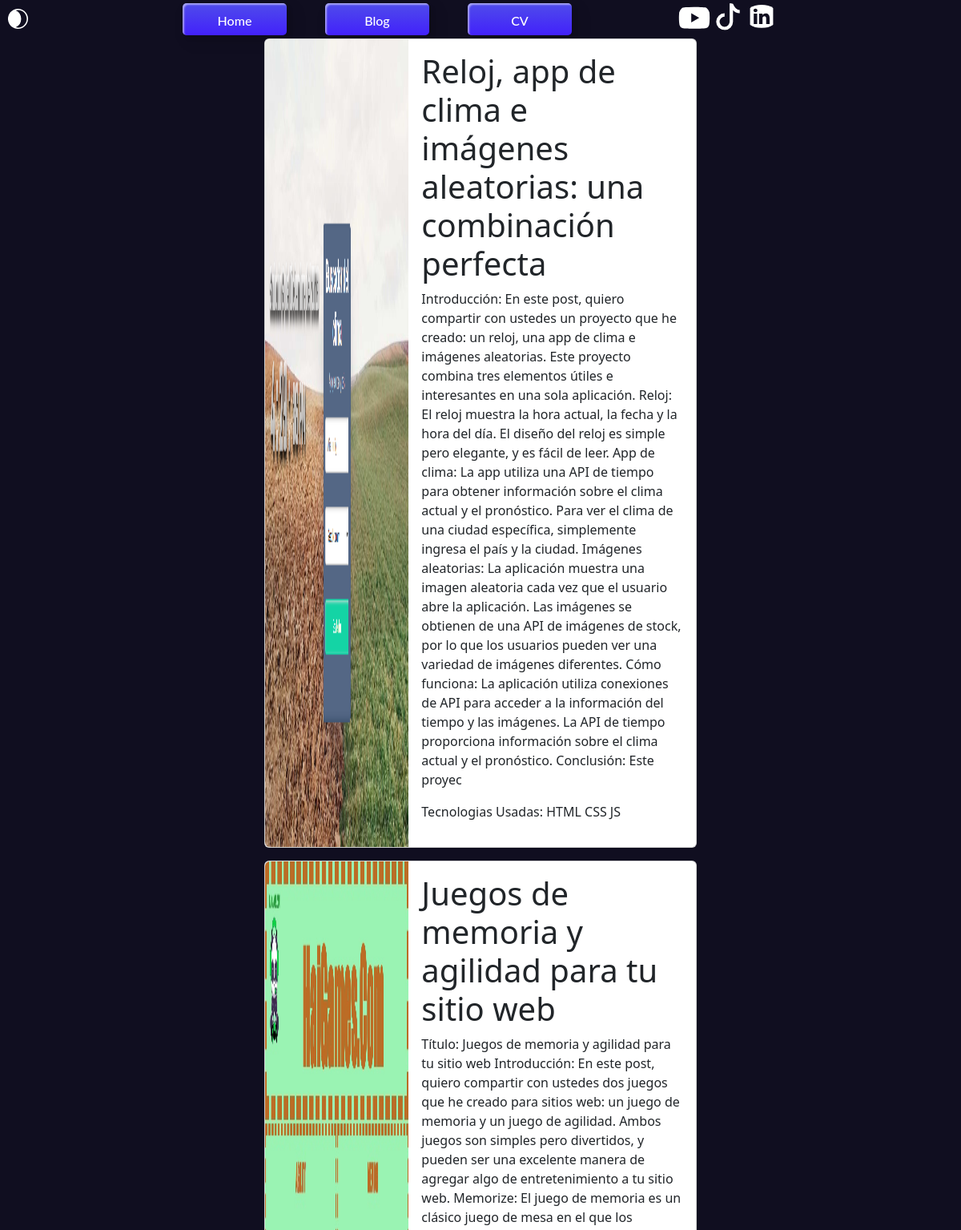
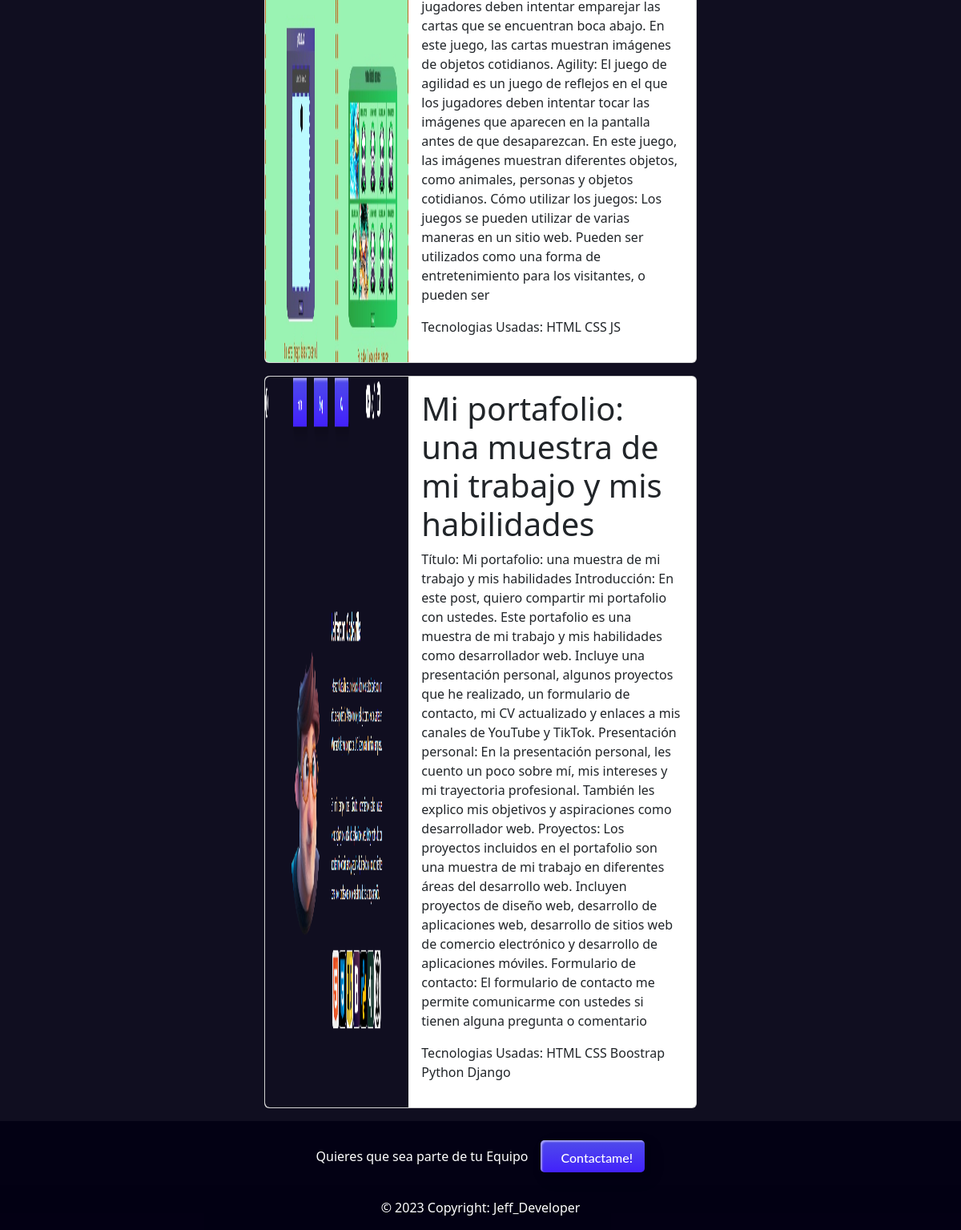
/blog/, run on an earlier commit of the app's database (2 pictures, top to bottom).
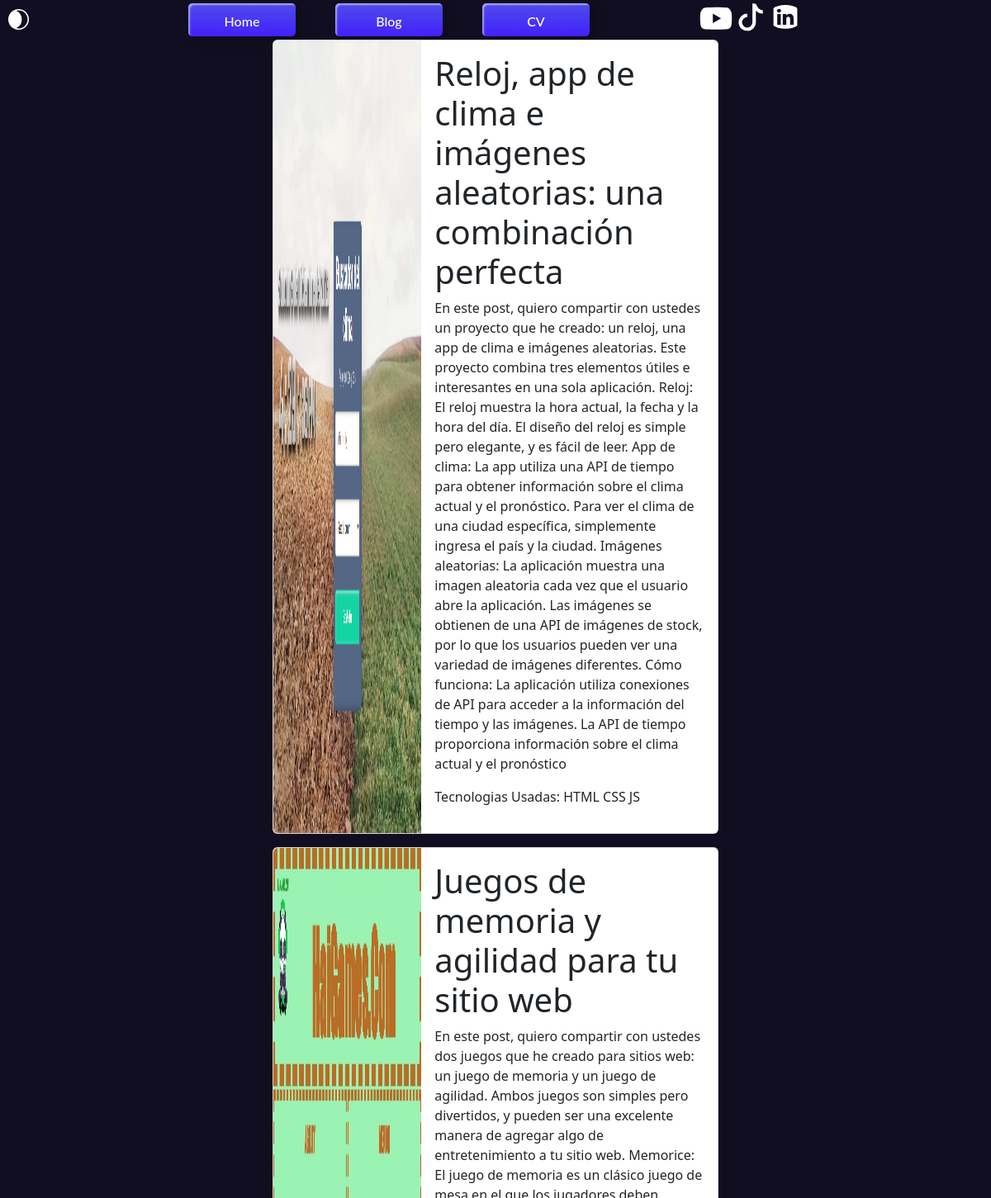
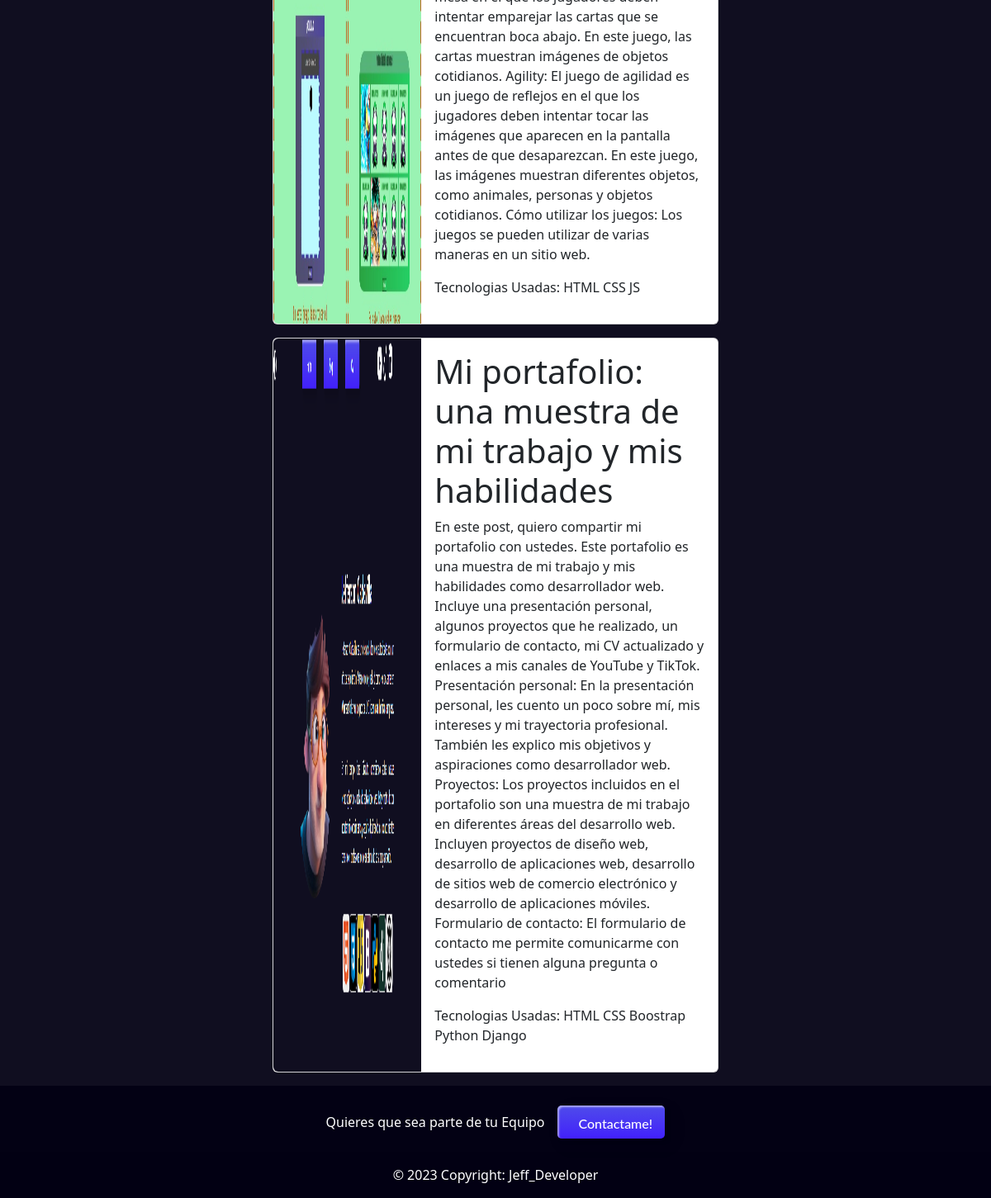
And on a later commit of the database (2 pictures, top to bottom).
### blog/models.py (models this page shows, shortened)
class post(models.Model):
    title = models.CharField( max_length=100)
    description = models.CharField(max_length=1000)
    habilit = models.CharField(max_length=250)
    image = models.ImageField( upload_to='blog/images')

### blog/views.py (the view)
# urls.py: path('', views.vblog, name="vblog")
def vblog(request):
    posts = post.objects.all()
    return render(request, 'blog/blog.html',{'posts': posts})

### Templates/blog/blog.html (shortened to what this page needs)
{% extends 'layout/base.html' %}
        {% block content %}
    <container class="contenido">
        <div class="containerarticle">
            {% for post in posts %}
                <div class="card mb-3" style="max-width: 540px;">
                    <div class="row g-0">
                        <div class="col-md-4">
                            <img class="img-fluid rounded-start" src="{{ post.image.url }}"/>
                        </div>
                        <div class="col-md-8">
                            <div class="card-body">
                                <h1> {{post.title}}</h1>
                                <p class="card-tex">{{ post.description }}</p>
                                <p class="card-tex">{{ post.habilit }}</p>
                            </div>
                        </div>
                    </div>
                </div>
            {% endfor %}
        </div>
    </container>
        {% endblock  %}

### Templates/layout/base.html (shortened to what this page needs)
{% load static %}
<!DOCTYPE html>
<html>
    <head>
        <link href="https://cdn.jsdelivr.net/npm/bootstrap@5.3.2/dist/css/bootstrap.min.css" rel="stylesheet">
        <link rel="stylesheet" href="{% static "styles/estilos.css" %}">
    </head>
    <body>
        <nav>
            {% include "layout/partials/navbar.html" %}
        </nav>
        <main class="conten">
            {% block content %}
            {% endblock  %}
        </main>
        <footer>
            {% include "layout/partials/footer.html" %}
        </footer>
    </body>
</html>

### Templates/layout/partials/navbar.html (shortened to what this page needs)
{% load static %}
<div class="containernav frame">
    <div class="contanermdark">
        <a class="toggle-mode">
            <svg xmlns="http://www.w3.org/2000/svg" width="25" height="25" fill="currentColor" class="bi bi-mask" viewBox="0 0 16 16">
            <path d="M6.225 1.227A7.5 7.5 0 0 1 10.5 8a7.5 7.5 0 0 1-4.275 6.773 7 7 0 1 0 0-13.546zM4.187.966a8 8 0 1 1 7.627 14.069A8 8 0 0 1 4.186.964z"/>
            </svg>
        </a>
    </div>
    <a class="custom-btn btn-11"  href="/">Home</a>
    <a class="custom-btn btn-11" href="{% url 'vblog'  %}">Blog</a>
    <a class="custom-btn btn-11" href="{% static 'CV/CV.pdf' %}" target="_blank">CV</a>
    <div class="navredes">
        <a href="https://www.linkedin.com/feed/" target="_blank">
        </a>
        <a href="https://www.tiktok.com/@jeffdeveloper3" target="_blank">
            <svg xmlns="http://www.w3.org/2000/svg" fill="currentColor" class="tik" viewBox="0 0 16 16">
                <path d="M9 0h1.98c.144.715.54 1.617 1.235 2.512C12.895 3.389 13.797 4 15 4v2c-1.753 0-3.07-.814-4-1.829V11a5 5 0 1 1-5-5v2a3 3 0 1 0 3 3z"/>
            </svg>
        </a>
        <a href="https://www.youtube.com/channel/UCjg9xb_roXzYWaPufC4l_Yg" target="_blank">
        </a>
    </div>
</div>

### Templates/layout/partials/footer.html
{% load static %}
<footer>
    <section class="">
        <footer class="text-center text-white" style="background-color: rgba(3, 0, 20, 0.945);">
            <div class="container p-4 pb-0">
                <section>
                    <p class="d-flex justify-content-center align-items-center">
                        <span class="me-3">Quieres que sea parte de tu Equipo </span>
                        <a class="custom-btn btn-11" href="{% url 'contacto' %}">
                        Contactame! </a>
                    </p>
                </section>
            </div>
            <div class="text-center p-3" style="background-color: rgba(3, 0, 20, 0.945);;">
                © 2023 Copyright:
                <a class="text-white" href="/">Jeff_Developer</a>
            </div>
        </footer>
    </section>
</footer>

### static/styles/estilos.css (style rules this page uses)
* { margin: 0; padding: 0; list-style: none; }
body { min-height: 100vh; background-color: rgba(3, 0, 20, 0.945); }
a { text-decoration: none; color: white; }
.contanermdark { position: absolute; top: 10px; left: 10px; }
.containernav { display: flex; justify-content: space-evenly; align-items: center; width: 70%; height:3rem; }
.navredes { width: 25%; height: 100%; position: relative; float: inline-end; }
.frame { margin: 0 auto; text-align: center; }
.custom-btn { width: 130px; height: 40px; color: #fff; border-radius: 5px; padding: 10px 25px; font-family: 'Lato', sans-serif; font-weight: 500; background: transparent; cursor: pointer; transition: all 0.3s ease; position: relative; display: inline-block; box-shadow:inset 2px 2px 2px 0px rgba(255,255,255,.5), 7px 7px 20px 0px rgba(0,0,0,.1), 4px 4px 5px 0px rgba(0,0,0,.1); outline: none; }
.btn-11 { border: none; background: rgb(55, 33, 251); background: linear-gradient(0deg, rgb(66, 33, 251) 0%, rgb(79, 76, 234) 100%); color: #fff; overflow: hidden; }
.btn-11:before { position: absolute; content: ''; display: inline-block; top: -180px; left: 0; width: 30px; height: 100%; background-color: #fff; animation: shiny-btn1 3s ease-in-out infinite; }
.tik { margin-block: 2%; float: inline-end; width: 20%; height: 70%; border-radius: 50%; }
.you { margin-block: 2%; float: inline-end; width: 20%; height: 80%; border-radius: 50%; }
.kedin { margin-block: 3%; float: inline-end; width: 20%; height: 60%; border-radius: 50%; }
.containerarticle { width: 100%; justify-content: center; display: flex; align-items: center; flex-direction: column; }
.img-fluid { max-width: 100%; height: 100%; }
.card { max-width: 90%; }
footer { position: bottom 0; }

What changed in the data, as far as the page shows it:
changed post "Reloj, app de clima e imágenes aleatorias: una combinación perfecta": description "Introducción: En este post, quiero compartir con ustedes un proyecto que he creado: un reloj, una app de clima e imágenes aleatorias. Este proyecto combina tres elementos útiles e interesantes en una sola aplicación. Reloj: El reloj muestra la hora actual, la fecha y la hora del día. El diseño del reloj es simple pero elegante, y es fácil de leer. App de clima: La app utiliza una API de tiempo para obtener información sobre el clima actual y el pronóstico. Para ver el clima de una ciudad específica, simplemente ingresa el país y la ciudad. Imágenes aleatorias: La aplicación muestra una imagen aleatoria cada vez que el usuario abre la aplicación. Las imágenes se obtienen de una API de…" → "En este post, quiero compartir con ustedes un proyecto que he creado: un reloj, una app de clima e imágenes aleatorias. Este proyecto combina tres elementos útiles e interesantes en una sola aplicación. Reloj: El reloj muestra la hora actual, la fecha y la hora del día. El diseño del reloj es simple pero elegante, y es fácil de leer. App de clima: La app utiliza una API de tiempo para obtener información sobre el clima actual y el pronóstico. Para ver el clima de una ciudad específica, simplemente ingresa el país y la ciudad. Imágenes aleatorias: La aplicación muestra una imagen aleatoria cada vez que el usuario abre la aplicación. Las imágenes se obtienen de una API de imágenes de stock,…"
changed post "Juegos de memoria y agilidad para tu sitio web": description "Título: Juegos de memoria y agilidad para tu sitio web Introducción: En este post, quiero compartir con ustedes dos juegos que he creado para sitios web: un juego de memoria y un juego de agilidad. Ambos juegos son simples pero divertidos, y pueden ser una excelente manera de agregar algo de entretenimiento a tu sitio web. Memorize: El juego de memoria es un clásico juego de mesa en el que los jugadores deben intentar emparejar las cartas que se encuentran boca abajo. En este juego, las cartas muestran imágenes de objetos cotidianos. Agility: El juego de agilidad es un juego de reflejos en el que los jugadores deben intentar tocar las imágenes que aparecen en la pantalla antes de que…" → "En este post, quiero compartir con ustedes dos juegos que he creado para sitios web: un juego de memoria y un juego de agilidad. Ambos juegos son simples pero divertidos, y pueden ser una excelente manera de agregar algo de entretenimiento a tu sitio web. Memorice: El juego de memoria es un clásico juego de mesa en el que los jugadores deben intentar emparejar las cartas que se encuentran boca abajo. En este juego, las cartas muestran imágenes de objetos cotidianos. Agility: El juego de agilidad es un juego de reflejos en el que los jugadores deben intentar tocar las imágenes que aparecen en la pantalla antes de que desaparezcan. En este juego, las imágenes muestran diferentes objetos, como…"
changed post "Mi portafolio: una muestra de mi trabajo y mis habilidades": description "Título: Mi portafolio: una muestra de mi trabajo y mis habilidades Introducción: En este post, quiero…" → "En este post, quiero…"
